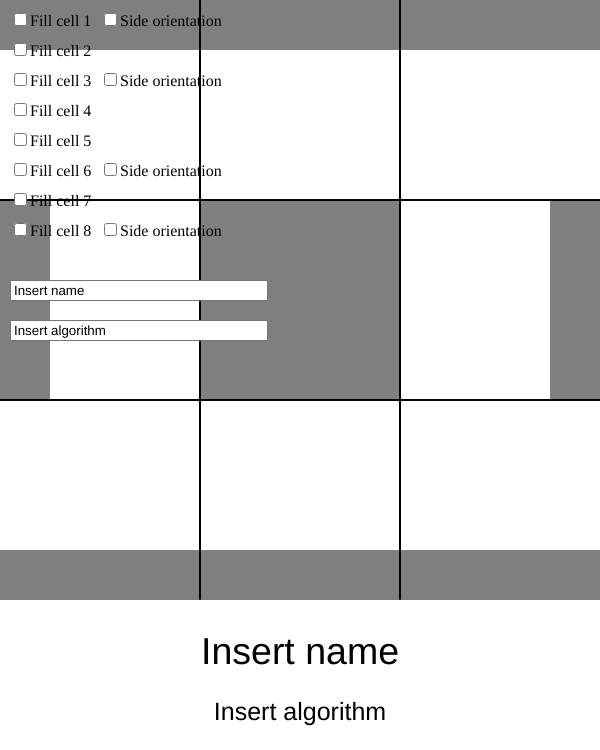
Frame 1 (no input)
Frame 60 (no input): identical to frame 1, image omitted
Frame 120 (the mouse pressed at the canvas centre since frame 60): identical to frame 1, image omitted

The p5.js sketch that drew this single still picture (run headless with seeded random() and noise() and a simulated clock; from frame 60 on, the mouse is pressed at the canvas centre):

// p5.js sketch
// ── sketch.js
let size = 600;
let writeSpace = 150;
let gridSize = 2;

let fillCell = [];
let cellOrientation = [];

let name;
let algorithm;

function setup() {
	createCanvas(size, size + writeSpace);
	for(let i = 0; i < 8; i++) {
		fillCell[i] = createCheckbox("Fill cell " + (i + 1), false).position(10, 30 * i + 10);
		//Very poor way to deal with this, I know, I know ...
		cellOrientation[i] = createCheckbox("", false).position(-100, -100);
	}
	cellOrientation[0] = createCheckbox("Side orientation", false).position(100, (30 * 0 + 10));
	cellOrientation[2] = createCheckbox("Side orientation", false).position(100, (30 * 2 + 10));
	cellOrientation[5] = createCheckbox("Side orientation", false).position(100, (30 * 5 + 10));
	cellOrientation[7] = createCheckbox("Side orientation", false).position(100, (30 * 7 + 10));

	name = createInput("Insert name").position(10, 280).size(250);
	algorithm = createInput("Insert algorithm").position(10, 320).size(250);
}

function draw() {
	background(255);
	createSquare();
	createGrid();
	alg();
}

function createGrid() {
	strokeWeight(gridSize);
	//X-axis lines
	line(0, (height - writeSpace) / 3, width, (height - writeSpace) / 3);
	line(0, (height - writeSpace) / 1.5, width, (height - writeSpace) / 1.5);

	//Y-axis lines
	line(width / 3, 0, width / 3, height - writeSpace - 1);
	line(width / 1.5, 0, width / 1.5, height - writeSpace - 1);
}

function createSquare() {
	let squareSize = size / 3;

	push();
	noStroke();
	fill(127);

	function fillSquare(x, y, size, option1, option2, marginCell, type) {
		if(option1) {
			rect(x, y, size, size);
		} else if(option2 && !marginCell) {
			switch(type) {
				case 0:
				rect(x, y, size / 4, size);
				break;

				case 1:
				rect(x, y, size, size / 4);
				break;

				case 2:
				rect(x + width / 4, y, size / 4, size);
				break;

				case 3:
				rect(x, y, size / 4, size);
				break;

				case 4:
				rect(x + width / 4, y, size / 4, size);
				break;

				case 5:
				rect(x, y, size / 4, size);
				break;

				case 6:
				rect(x, y + (height - writeSpace) / 4, size, size / 4);
				break;

				case 7:
				rect(x + width / 4, y, size / 4, size);
				break;
				default:
			}

		} else if(option2 && marginCell || !option2) {
			switch(type) {
				case 0:
				rect(x, y, size, size / 4);
				break;

				case 1:
				rect(x, y, size, size / 4);
				break;

				case 2:
				rect(x, y, size, size / 4);
				break;

				case 3:
				rect(x, y, size / 4, size);
				break;

				case 4:
				rect(x + width / 4, y, size / 4, size);
				break;

				case 5:
				rect(x, y + (height - writeSpace) / 4, size, size / 4);
				break;

				case 6:
				rect(x, y + (height - writeSpace) / 4, size, size / 4);
				break;

				case 7:
				rect(x, y + (height - writeSpace) / 4, size, size / 4);
				break;
				default:
			}
		}
	}

	let xOption = [0, width / 3, width / 1.5, 0, width / 1.5, 0, width / 3, width / 1.5];
	let yOption = [0, 0, 0, (height - writeSpace) / 3, (height - writeSpace) / 3, (height - writeSpace) / 1.5, (height - writeSpace) / 1.5, (height - writeSpace) / 1.5];
	let margCell = [false, true, false, true, true, false, true, false];

	for(let i = 0; i < 8; i++) {
		fillSquare(xOption[i], yOption[i], squareSize, fillCell[i].checked(), cellOrientation[i].checked(), margCell[i], i);
	}

	//Center piece, always filled
	rect(width / 3, (height - writeSpace) / 3, squareSize, squareSize);
	pop();
}

function alg() {
	fill(0);
	textAlign(CENTER);
	textSize(writeSpace / 4);
	textFont("Helvetica");
	text(name.value(), width / 2, height - writeSpace / 1.75);
	textSize(writeSpace / 6);
	text(algorithm.value(), width / 2, height - writeSpace / 5);
}

// ── style.css
/*Usual CSS style for P5 projects*/

body {
    width: auto;
    height: auto;
    background: linear-gradient(90deg, #558C89, #74AFAD);
    display: flex;
    justify-content: center;
    align-items: center;
}
